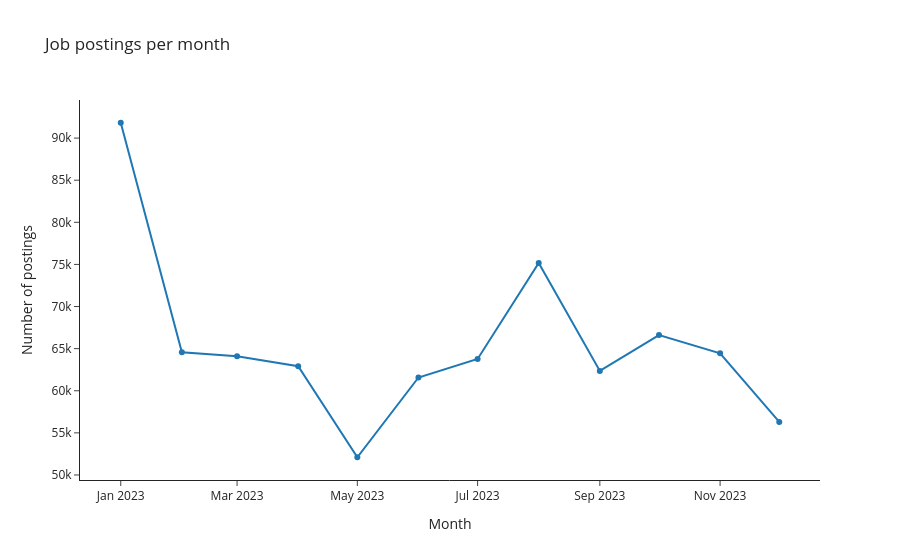

Notebook code cell kept with this figure:
### Code cell
fig = px.line(
    monthly_postings.to_pandas(),
    x="month",
    y="n",
    markers=True,
    title="Job postings per month",
    template="simple_white",
)
fig.update_layout(xaxis_title="Month", yaxis_title="Number of postings")
fig.show()

### Figure 1 — Plotly figure (JSON) as saved in the notebook; plotly's stock layout.template omitted (floating-point values rounded to 4 significant figures)
{"data": [{"hovertemplate": "month=%{x}<br>n=%{y}<extra></extra>", "legendgroup": "", "line": {"color": "#1F77B4", "dash": "solid"}, "marker": {"symbol": "circle"}, "mode": "lines+markers", "name": "", "orientation": "v", "showlegend": false, "type": "scatter", "x": ["2023-01-01T00:00:00.000000", "2023-02-01T00:00:00.000000", "2023-03-01T00:00:00.000000", "2023-04-01T00:00:00.000000", "2023-05-01T00:00:00.000000", "2023-06-01T00:00:00.000000", "2023-07-01T00:00:00.000000", "2023-08-01T00:00:00.000000", "2023-09-01T00:00:00.000000", "2023-10-01T00:00:00.000000", "2023-11-01T00:00:00.000000", "2023-12-01T00:00:00.000000"], "xaxis": "x", "y": [91822, 64578, 64084, 62919, 52104, 61572, 63777, 75162, 62359, 66611, 64450, 56303], "yaxis": "y"}], "layout": {"legend": {"tracegroupgap": 0}, "title": {"text": "Job postings per month"}, "xaxis": {"anchor": "y", "domain": [0, 1], "title": {"text": "Month"}}, "yaxis": {"anchor": "x", "domain": [0, 1], "title": {"text": "Number of postings"}}}}
